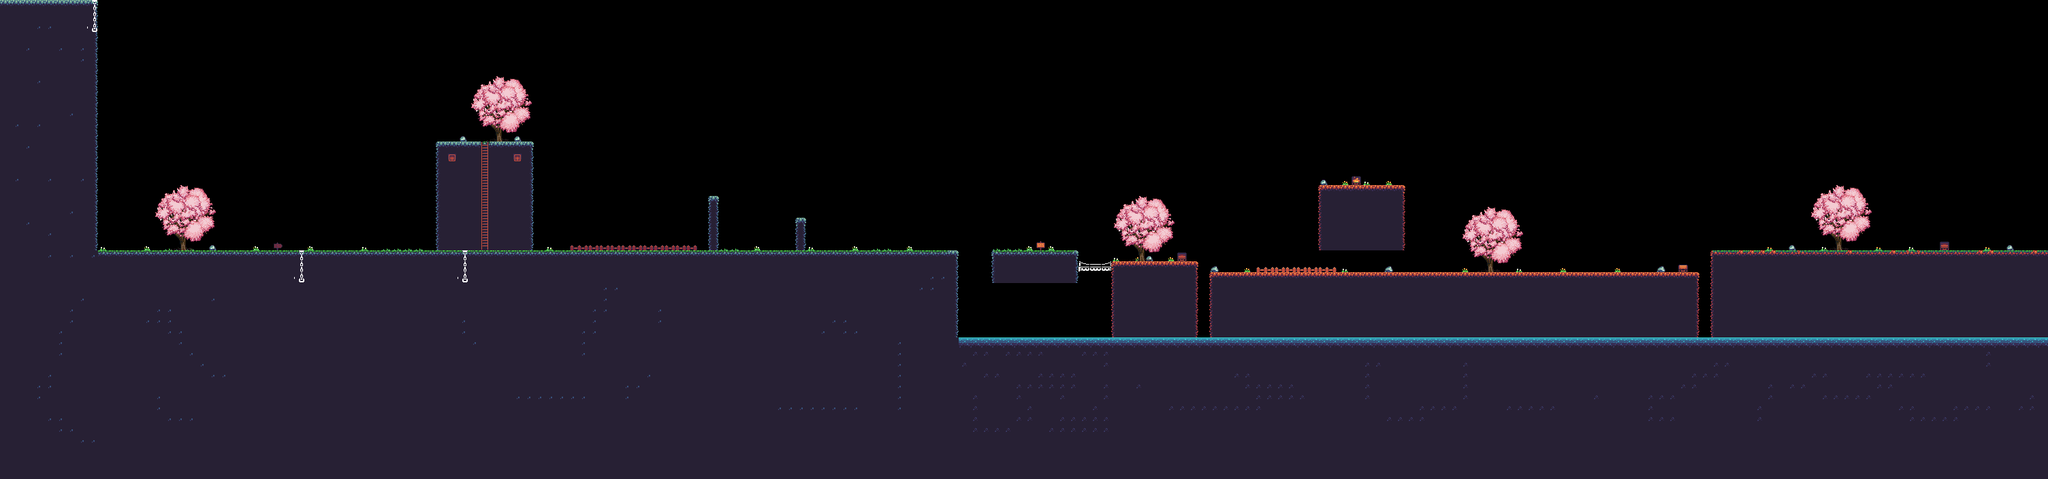

This is a level from a 2D game, rendered from its Tiled map with the project's own tilesets. A one-line summary and the map file follow, with tile-layer data summarised:
An orthogonal 188x44 tile map with 16x16 px tiles, 2 tile layers (Слой тайлов 1, Слой тайлов 2), 3 tilesets and 20 objects (camera).

<map version="1.8" tiledversion="1.8.5" orientation="orthogonal" renderorder="right-down" width="188" height="44" tilewidth="16" tileheight="16" infinite="0" nextlayerid="6" nextobjectid="28">
 <properties>
  <property name="фон" value="fon.png" />
 </properties>
 <tileset firstgid="1" name="monochrome_tilemap_transparent" tilewidth="16" tileheight="16" tilecount="441" columns="21">
  <image source="monochrome_tilemap_transparent.png" width="339" height="339" />
 </tileset>
 <tileset firstgid="442" name="sheet" tilewidth="16" tileheight="16" tilecount="136" columns="17">
  <image source="sheet.png" width="272" height="128" />
 </tileset>
 <tileset firstgid="578" name="1626794363_10-kartinkin-com-p-piksel-art-taili-art-krasivo-10" tilewidth="16" tileheight="16" tilecount="4096" columns="64">
  <image source="1626794363_10-kartinkin-com-p-piksel-art-taili-art-krasivo-10.png" width="1024" height="1024" />
 </tileset>
 <layer id="1" name="Слой тайлов 1" width="188" height="44">
  <data>[8272 cells, 4152 non-empty, 31 distinct tile ids]</data>
 </layer>
 <layer id="2" name="Слой тайлов 2" width="188" height="44">
  <data>[8272 cells, 230 non-empty, 56 distinct tile ids]</data>
 </layer>
 <objectgroup id="3" name="coins">
  <object id="1" x="346" y="365.5">
   <properties>
    <property name="сумма" type="int" value="123" />
   </properties>
   <point />
  </object>
  <object id="2" x="612" y="364">
   <point />
  </object>
  <object id="3" x="660" y="202.667">
   <point />
  </object>
  <object id="4" x="1137.33" y="360">
   <point />
  </object>
  <object id="5" x="1476" y="357.333">
   <point />
  </object>
  <object id="6" x="1813.33" y="397.333">
   <point />
  </object>
  <object id="7" x="1961.33" y="268">
   <point />
  </object>
  <object id="8" x="2341.33" y="396">
   <point />
  </object>
  <object id="10" x="2889.33" y="365.333">
   <point />
  </object>
  <object id="13" x="503.5" y="362">
   <point />
  </object>
  <object id="14" x="388.5" y="349">
   <point />
  </object>
  <object id="15" x="473.5" y="288.5">
   <point />
  </object>
  <object id="16" x="563.5" y="343">
   <point />
  </object>
  <object id="17" x="575.5" y="302">
   <point />
  </object>
  <object id="18" x="403" y="287.5">
   <point />
  </object>
  <object id="19" x="510" y="230">
   <point />
  </object>
  <object id="20" x="446" y="216.5">
   <point />
  </object>
 </objectgroup>
 <objectgroup id="5" name="land">
  <object id="26" x="143.33" y="368" width="498" height="1" />
  <object id="27" x="143.73" y="368.45" width="-1" height="-368" />
 </objectgroup>
 <objectgroup id="4" name="Слой объектов 2">
  <object id="12" name="camera" x="189.333" y="370.667">
   <point />
  </object>
 </objectgroup>
</map>
